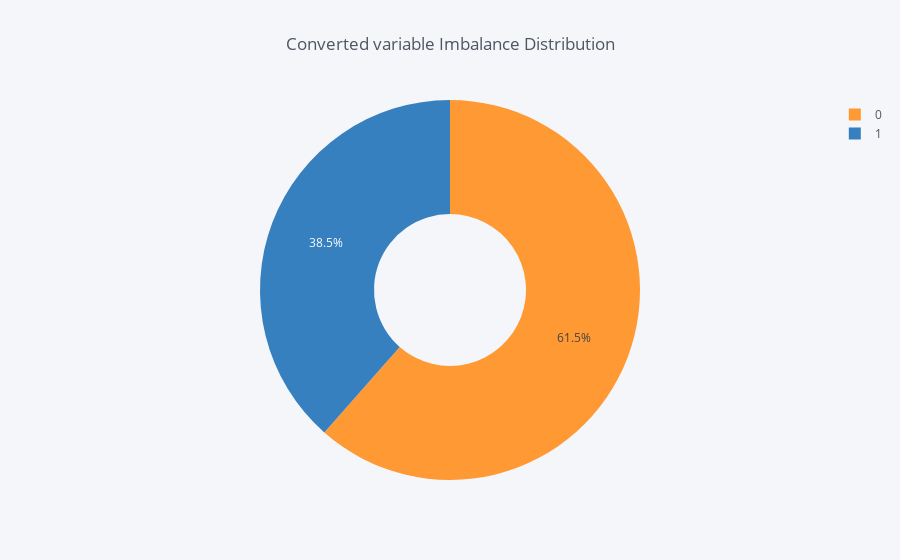

The code cell stored with this chart in its notebook:
### Code cell
temp = leads.Converted.value_counts()
df = pd.DataFrame({'labels': temp.index,'values': temp.values})

df.iplot(kind='pie',labels='labels',values='values', title='Converted variable Imbalance Distribution', hole = 0.4)

### Figure 1 — Plotly figure (JSON) as saved in the notebook; plotly's stock layout.template omitted (floating-point values rounded to 4 significant figures)
{"data": [{"hole": 0.4, "labels": [0, 1], "marker": {"colors": ["rgba(255, 153, 51, 1.0)", "rgba(55, 128, 191, 1.0)"]}, "name": "", "type": "pie", "values": [5581, 3493]}], "layout": {"legend": {"bgcolor": "#F5F6F9", "font": {"color": "#4D5663"}}, "paper_bgcolor": "#F5F6F9", "plot_bgcolor": "#F5F6F9", "title": "Converted variable Imbalance Distribution", "titlefont": {"color": "#4D5663"}}}
